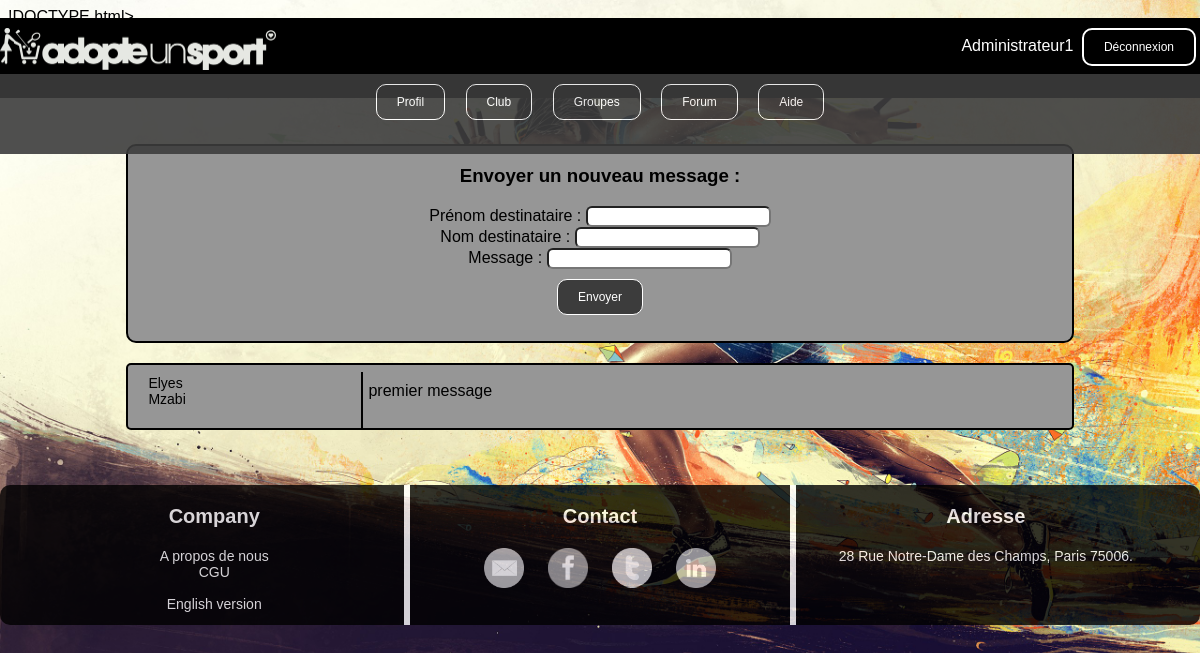
/messagerie.php (signed in), run on the app's committed database.
### tables this page shows
CREATE TABLE IF NOT EXISTS `messagerie` (
  `Prenomauteur` varchar(255) NOT NULL,
  `Nomauteur` varchar(255) NOT NULL,
  `Prenomdestinataire` varchar(255) NOT NULL,
  `Nomdestinataire` varchar(255) NOT NULL,
  `Message` text NOT NULL,
  PRIMARY KEY (`Prenomauteur`)
);

### messagerie.php (the view, shortened to what this page needs)
<html>
	<head>
	    <link href='assets/css/styleheaderfooter.css' rel='stylesheet' type='text/css' />
    	<link href='assets/css/style.css' rel='stylesheet' type='text/css' />
	</head>
	<body>
		<header>
			<div class="container haut">
				<div class="connexion element"><a href="index.php"><img class="logosite" src="Images/adopteunsportnb.png" /></a></div>
				<div class="connexion droite element">
					<?php
						if (!isset($_SESSION['Pseudo'])) {
							?>
							<a href="inscription.php" class="button">Inscription</a>
							<a href="pageconnection.php" class="button">Connexion</a>
							<?php
						}
						else if (isset($_SESSION['Pseudo'])) {
							?>
							<a href="membre.php" class="lienpseudo"><?php echo($_SESSION['Pseudo']) ?></a>
							<a href="deconnexion.php" class="button">Déconnexion</a>
							<?php
						}
					?>
           		</div>
			</div>
			<div class="menu haut">
				<a href="membre.php" class="button2">Profil</a>
				<a href="clubs.php" class="button2">Club</a>
				<a href="groupes.php" class="button2">Groupes</a>
				<a href="forum.php" class="button2">Forum</a>
				<a href="faq.php" class="button2">Aide</a>
			</div>
		</header>
		<div class="messagerie">
			<div class="messagerieformulaire">
	            <h3>Envoyer un nouveau message :</h3>
	            <form action="messagerie.php" method="post">
	            	Prénom destinataire : <input type="text" name="prenomdestinataire" value="<?php if (isset($_POST['prenomdestinataire'])) echo htmlentities(trim($_POST['prenomdestinataire'])); ?>"><br />
	            	Nom destinataire : <input type="text" name="nomdestinataire" value="<?php if (isset($_POST['nomdestinataire'])) echo htmlentities(trim($_POST['nomdestinataire'])); ?>"><br />
	            	Message : <input type="text" name="message" value="<?php if (isset($_POST['message'])) echo htmlentities(trim($_POST['message'])); ?>"><br />
	            	<input type="submit" name="envoyer" value="Envoyer" class="button2">
	       		</form>
	       	</div>
	        	<?php
					try
					{
						$bdd = new PDO('mysql:host=localhost;dbname=app_info;charset=utf8', 'root', '');
					}
					catch(Exception $e)
					{
	        			die('Erreur : '.$e->getMessage());
					}
					$reponse = $bdd->query('SELECT Prenomauteur, Nomauteur, Message FROM messagerie WHERE Prenomdestinataire="'.$_SESSION['Prenom'].'" AND Nomdestinataire="'.$_SESSION['Nom'].'" ');
					while ($donnees = $reponse->fetch())
					{ ?>
						<div class="postsmessagerie">
						<div class="auteur casemessagerie">
							<?php
							echo $donnees['Prenomauteur'] . '<br/>';
							echo $donnees['Nomauteur'];
							?>
						</div>
						<div class="msg casemessagerie">
							<?php
							echo $donnees['Message'] . '<br /><br />';
							?>
						</div>
						</div>
			<?php
			}
			?>
    	</div>
		<footer>
			<div class="company bas">
				<h3>Company</h3>
				<a href="groupe6c.php" class="lienfootercompany">A propos de nous</a>
				<a href="cgu.php" class="lienfootercompany">CGU</a><br/>
				<a href="accueilen.php" class="lienfootercompany">English version</a>
			</div>
			<div class="espace bas">
			</div>
			<div class="contact bas">
				<h3>Contact</h3>
				<a href="mailto:tho-richard@sfr.fr" class="rsociaux mail"></a>
				<a href="https://www.facebook.com" class="rsociaux fb"></a>
				<a href="https://www.google.fr" class="rsociaux twitter"></a>
				<a href="https://www.google.fr" class="rsociaux linkedin"></a>
			</div>
			<div class="espace bas">
			</div>
			<div class="adresse bas">
				<h3>Adresse</h3>
				<p>28 Rue Notre-Dame des Champs, Paris 75006.</p>
			</div>
		</footer>
	</body>
</html>

### assets/css/styleheaderfooter.css (style rules this page uses)
.container { background-color: rgb(0,0,0); opacity: 1; border-radius: 0px; color: black; position: fixed; width:100%; height: 10%; margin-left: -8px; margin-right: -10px; margin-top: -8px; display: block; }
.menu { background-color: rgb(60,60,60); opacity: 0.9; position: fixed; margin-top: 4%; width:100%; height: 10%; margin-left: -8px; text-align: center; display: block; }
.logosite { height: 42px; width: 276px; margin-top: 10px; }
.connexion { display: inline-block; }
.droite { float: right; }
.lienpseudo { color: white; }
.button { background-color: rgb(0,0,0); border: solid white 2px; border-radius: 10px; color: white; padding: 10px 20px; text-align: center; text-decoration: none; display: inline-block; font-size: 12px; margin: 10px 4px; cursor: pointer; }
.button2 { background-color: rgb(60,60,60); border: solid white 1px; border-radius: 10px; color: white; padding: 10px 20px; text-align: center; text-decoration: none; display: inline-block; font-size: 12px; margin: 10px 8px; cursor: pointer; }
footer { position: relative; background-color: rgb(0,0,0); opacity: 0.8; color:white; text-align: center; border-radius: 10px; margin-left: -8px; margin-right: -8px; font-size: 14px; }
footer a { margin-right: 10px; margin-left: 10px; color: white; }
footer h3 { font-size: 20px; }
.bas { position: relative; display: inline-block; width: 25%; margin-left: 3%; margin-right: 3%; height: 140px; vertical-align: top; }
.espace { width: 0.5%; margin-left: 0%; margin-right: 0%; background-color: rgb(255,255,255); }
.lienfootercompany { display: block; }
.rsociaux { display: inline-block; height: 40px; width: 40px; }
.mail { background-image: url('Images/mailnb.png'); background-size: 100%; }
.fb { background-image: url('Images/fbnb1.png'); background-size: 100%; }
.twitter { background-image: url('Images/twitternb.png'); background-size: 100%; }
.linkedin { background-image: url('Images/linkedinnb.png'); background-size: 100%; }

### assets/css/style.css (style rules this page uses)
body { background-image : url('Images/course.jpeg'); background-size: 100%; background-repeat: no-repeat; background-attachment: fixed; display: block; color : black; font-family : "Verdana", cursive, sans-serif; }
a { color: black; text-decoration: none; }
input { border-radius: 6px; }
.messagerie { display:inline-block; margin-top:10%; margin-bottom: 3%; width: 80%; margin-left: 10%; margin-right: 10%; }
.messagerieformulaire { text-align: center; border: solid black 2px; background-color: rgb(150,150,150); border-radius: 10px; }
.casemessagerie { display: inline-block; padding-top: 10px; padding-bottom: 10px; }
.postsmessagerie { background-color: rgb(150,150,150); border: solid black 2px; border-radius: 5px; margin-top: 20px; margin-bottom: 20px; }
.auteur { vertical-align: text-bottom; padding-right: 20px; padding-left: 20px; font-size: 14px; width: 20%; }
.msg { padding-right: 5px; padding-left: 5px; border-left: solid black 2px; }

### data on the page
messagerie: Prenomauteur "Elyes", Nomauteur "Mzabi", Message "premier message"

### other printed values
$_SESSION['Pseudo'] "Administrateur1"
